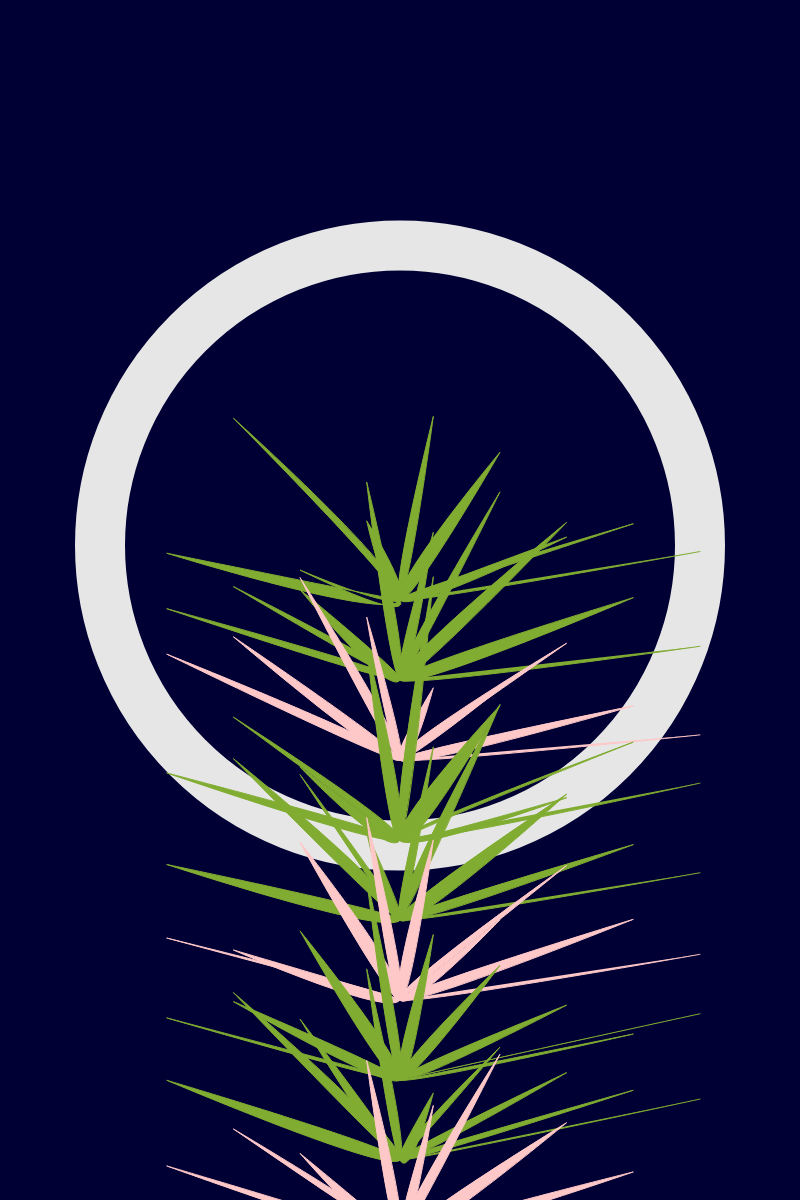
Frame 1 (no input)
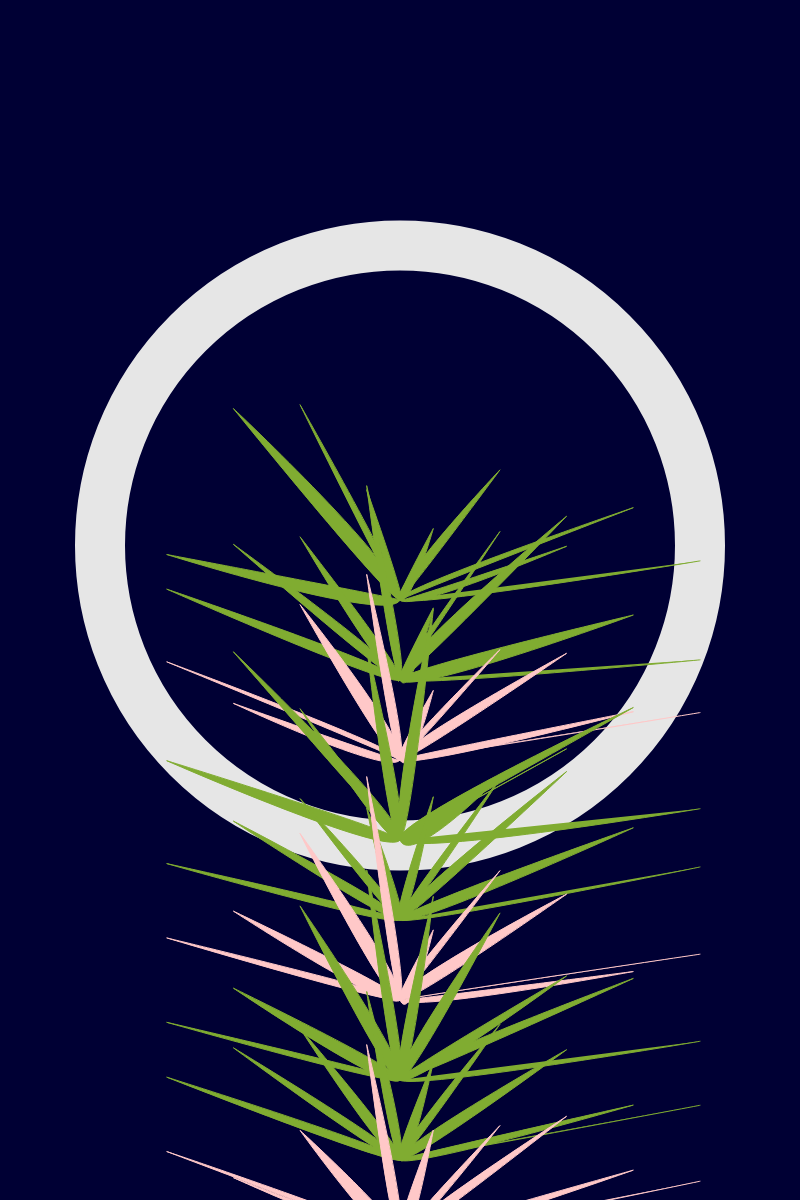
Frame 60 (no input)
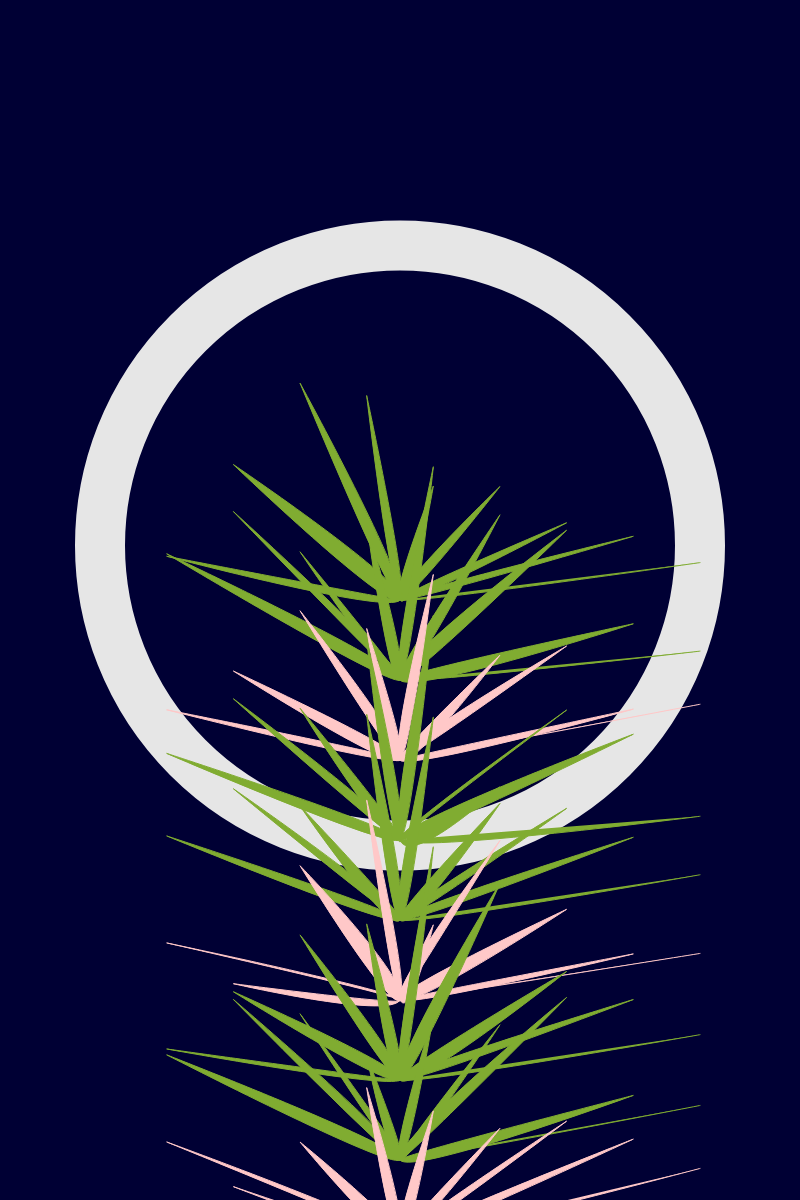
Frame 120 (the mouse pressed at the canvas centre since frame 60)

The p5.js sketch that drew these frames (run headless with seeded random() and noise() and a simulated clock; from frame 60 on, the mouse is pressed at the canvas centre):

// p5.js sketch
// ── sketch.js

function setup() {
  // w = min(windowWidth,windowHeight)
  createCanvas(800, 1200);
 
}


function draw() {
frameRate(60)  
  let color1 = 200;
  background(0,0,52)
   push();
  noFill();
  strokeWeight(50)
  stroke(230)
  ellipse(width/2, height/2.2, 600) 

  pop();
  for(n = 600; n<height + 50; n+= height/15){
  beginShape();
  // curveVertex(0,n)
  for (i = 100; i < width -50; i+=width/12) {
    var d = dist(i,n,width/2,n)
    curveVertex(i,n-noise( frameCount/2 * 0.02 + n+i*0.28)*(width/2-d)) //framecount * # in the noise is the magic sauce for Y-axis waves that are smooth 
    
      curveVertex(width/2,n)

    if(color1 > 50){
      color1 = color1/2
          
        fill(128, 172, 49)
      stroke(128, 172, 49)

         

    } else{
      color1 = 200
       fill(n,color1,color1)
          
        stroke(n,color1,color1) //red and pink


    }

    
    
  }
    
  // curveVertex(width,n)
  // curveVertex(width,n)

  endShape();
  }
  
}
